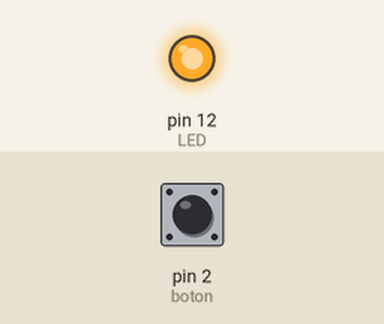
A sketch run on a simulated Arduino Uno, built with avr-gcc and run on an emulated ATmega328P. On the bench: output pins drawn as LEDs (lit = HIGH). The test bench sets the inputs (shaded band); at power-on: pin 2 (boton) HIGH.

Above: at 0.1 s.
At 5.1 s:
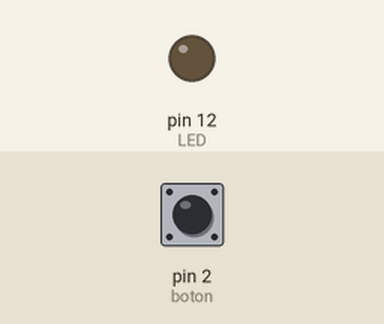
Timing chart, 0 to 6.6 s (numbered marks = the images above):
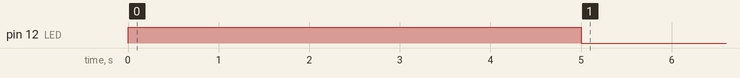

Measured:
- by itself, pin 12 (LED): LOW → HIGH at 0.00 s, → LOW 5.0 s later

The sketch:

Acci_nBoton.ino
```cpp
const int boton = 2;
const int LED = 12;
boolean ESTADO = 0;

void setup() {
  pinMode(boton, INPUT);
  pinMode(LED, OUTPUT);

}

void loop() {
  // put your main code here, to run repeatedly:
  while(digitalRead(boton) == LOW){ //ESPERA A QUE EL BOTÓN SEA PRECIONADO.

  }

  digitalWrite(LED, HIGH);
  delay(5000);
  digitalWrite(LED, LOW);


  while(digitalRead(boton) == HIGH){ // ESPERA A QUE SE SUELTE EL BOTON

  }

}
```
